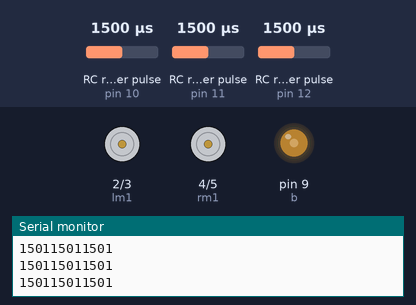
Bench run of a sketch on a simulated Arduino Uno, built with avr-gcc and run on an emulated ATmega328P. Parts: motor-driver pin pairs drawn as motors (green arrow = first pin HIGH = forward, orange = second pin HIGH = backward, longer = more drive), output pins drawn as LEDs (lit = HIGH), the last lines printed to the serial monitor. Wiring (inferred from the names in the program): 3 × RC receiver channel: data pin 10 / data pin 11 / data pin 12. The test bench sets the inputs (shaded band); at power-on: RC receiver pulse (sensors on pin 10, pin 11, pin 12) 1500 µs.

Above: at 1.2 s.
1.3 s: RC receiver pulse (sensor on pin 10) set to 1308 µs
2.8 s: RC receiver pulse (sensor on pin 10) set to 1289 µs
At 4.0 s:
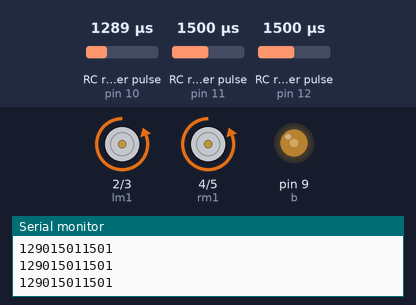
4.3 s: RC receiver pulse (sensor on pin 11) set to 1317 µs
5.8 s: RC receiver pulse (sensor on pin 11) set to 1285 µs
At 6.5 s:
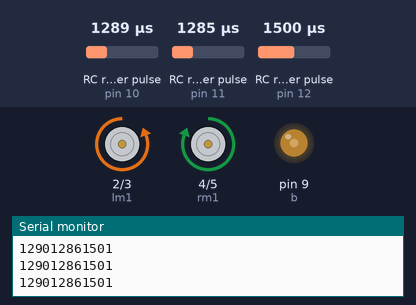
7.3 s: RC receiver pulse (sensor on pin 12) set to 1484 µs
At 7.6 s:
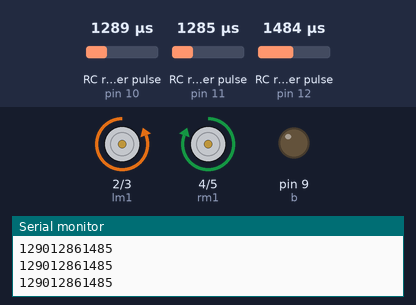
8.8 s: RC receiver pulse (sensor on pin 11) set to 1500 µs
At 10.0 s:
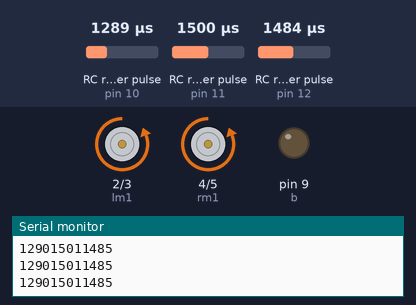
Timing chart, 0 to 11.3 s (numbered marks = the images above; inputs shaded):
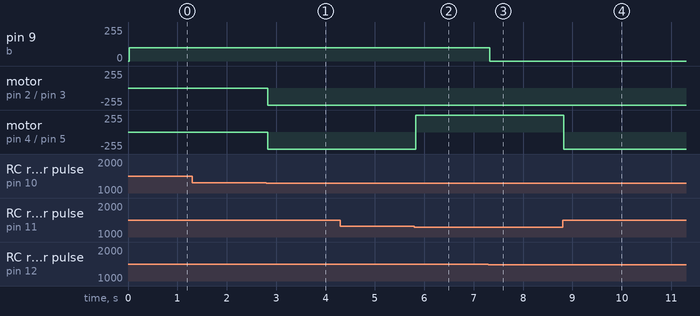

Measured:
- the behaviour switches between 1299 and 1298 µs on RC receiver pulse (sensor on pin 10) (found by bisection; images 0 and 1)
- the behaviour switches between 1299 and 1298 µs on RC receiver pulse (sensor on pin 11) (found by bisection; images 1 and 2)
- the behaviour switches between 1499 and 1498 µs on RC receiver pulse (sensor on pin 12) (found by bisection; images 2 and 3)
- after the input at 2.8 s, motor on pin 2 (lm1) / pin 3 (lm2), motor on pin 4 (rm1) / pin 5 (rm2): stopped → backward 255/255 at once
- after the input at 5.8 s, motor on pin 4 (rm1) / pin 5 (rm2): backward 255/255 → forward 255/255 at once
- after the input at 7.3 s, pin 9 (b): 100/255 → 0/255 at once
- after the input at 8.8 s, motor on pin 4 (rm1) / pin 5 (rm2): forward 255/255 → backward 255/255 at once

The sketch:

allrobo.ino
```cpp
int lm1=2,lm2=3,rm1=4,rm2=5;
int b=9;
void Forward()
{
  analogWrite(lm1,255);
  analogWrite(lm2,0);
  analogWrite(rm1,255);
  analogWrite(rm2,0);
}

void Stop()
{
  analogWrite(lm1,0);
  analogWrite(lm2,0);
  analogWrite(rm1,0);
  analogWrite(rm2,0);
}


void Reverse()
{
  analogWrite(lm1,0);
  analogWrite(lm2,255);
  analogWrite(rm1,0);
  analogWrite(rm2,255);
}


void Right()
{
  analogWrite(lm1,255);
  analogWrite(lm2,0);
  analogWrite(rm1,0);
  analogWrite(rm2,255);
}

void Left()
{
  analogWrite(lm1,0);
  analogWrite(lm2,255);
  analogWrite(rm1,255);
  analogWrite(rm2,0);
}
const int chD=12;
const int chB=10;  //Constant variables relating to pin locations
int ch2;
const int chC=11;  //Constant variables relating to pin locations
int ch3;//Varibles to store and display the values of each channel
int ch4;
// the setup routine runs once when you press reset:
void setup() {
  // initialize serial communication at 9600 bits per second:
  Serial.begin(115200);
  // Set input pins
  pinMode(chB, INPUT);
  pinMode(chC, INPUT);
  pinMode(chD, INPUT);
  pinMode(lm1,OUTPUT);
  pinMode(lm2,OUTPUT);
  pinMode(rm1,OUTPUT);
  pinMode(rm2,OUTPUT);
  pinMode(b,OUTPUT);

}

//Main Program
void loop()
{

 ch2 = pulseIn (chB,HIGH);
 ch3 = pulseIn (chC,HIGH);
 ch4 = pulseIn (chD,HIGH);


 Serial.print(ch2);
 Serial.print(ch3);
 Serial.print(ch4);
 Serial.println();
 if((ch2>1300&&ch2<1700)&&(ch3<1700&&ch3>1300))
 {
  Stop();

 }
  else if(ch3<1300)
  {
    Left();
  }

  //right
  else if(ch3>1700)
  {
    Right();
   }
  //left
  else if(ch2>1700)
  {
    Forward();

  }

  else if(ch2<1300)
  {
    Reverse();
  }
  if(ch4>1500)
  {
    analogWrite(b,100);
  }
  else if(ch4<1500)
  {

    analogWrite(b,0);
  }
}
```
